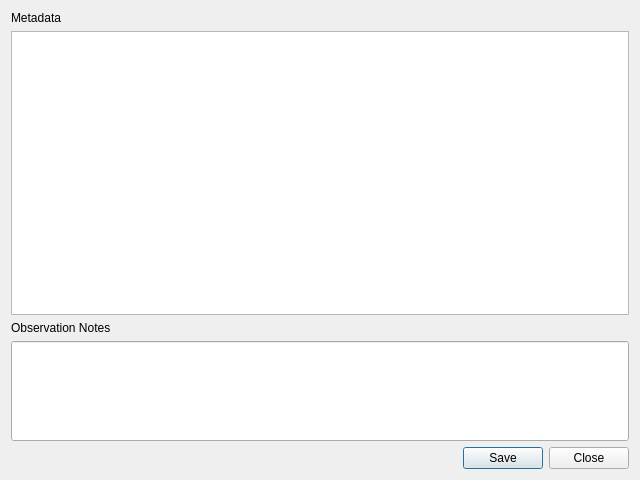
<?xml version="1.0" encoding="UTF-8"?>
<ui version="4.0">
 <class>MetadataDialog</class>
 <widget class="QDialog" name="MetadataDialog">
  <property name="geometry">
   <rect>
    <x>0</x>
    <y>0</y>
    <width>640</width>
    <height>480</height>
   </rect>
  </property>
  <property name="windowTitle">
   <string>Metadata</string>
  </property>
  <layout class="QGridLayout" name="gridLayout">
   <item row="0" column="0">
    <widget class="QLabel" name="label">
     <property name="text">
      <string>Metadata</string>
     </property>
    </widget>
   </item>
   <item row="2" column="0">
    <widget class="QLabel" name="label_2">
     <property name="text">
      <string>Observation Notes</string>
     </property>
    </widget>
   </item>
   <item row="4" column="0">
    <widget class="QDialogButtonBox" name="buttonBox">
     <property name="orientation">
      <enum>Qt::Horizontal</enum>
     </property>
     <property name="standardButtons">
      <set>QDialogButtonBox::Close|QDialogButtonBox::Save</set>
     </property>
    </widget>
   </item>
   <item row="1" column="0">
    <widget class="QTextBrowser" name="metadataEdit">
     <property name="font">
      <font>
       <family>Courier</family>
       <pointsize>14</pointsize>
      </font>
     </property>
    </widget>
   </item>
   <item row="3" column="0">
    <widget class="QLineEdit" name="metadataNotesEdit">
     <property name="minimumSize">
      <size>
       <width>0</width>
       <height>100</height>
      </size>
     </property>
     <property name="font">
      <font>
       <family>Courier</family>
       <pointsize>14</pointsize>
      </font>
     </property>
     <property name="maxLength">
      <number>100</number>
     </property>
     <property name="cursorPosition">
      <number>0</number>
     </property>
     <property name="alignment">
      <set>Qt::AlignLeading|Qt::AlignLeft|Qt::AlignTop</set>
     </property>
    </widget>
   </item>
  </layout>
 </widget>
 <resources/>
 <connections>
  <connection>
   <sender>buttonBox</sender>
   <signal>accepted()</signal>
   <receiver>MetadataDialog</receiver>
   <slot>accept()</slot>
   <hints>
    <hint type="sourcelabel">
     <x>248</x>
     <y>254</y>
    </hint>
    <hint type="destinationlabel">
     <x>157</x>
     <y>274</y>
    </hint>
   </hints>
  </connection>
  <connection>
   <sender>buttonBox</sender>
   <signal>rejected()</signal>
   <receiver>MetadataDialog</receiver>
   <slot>reject()</slot>
   <hints>
    <hint type="sourcelabel">
     <x>316</x>
     <y>260</y>
    </hint>
    <hint type="destinationlabel">
     <x>286</x>
     <y>274</y>
    </hint>
   </hints>
  </connection>
 </connections>
</ui>
